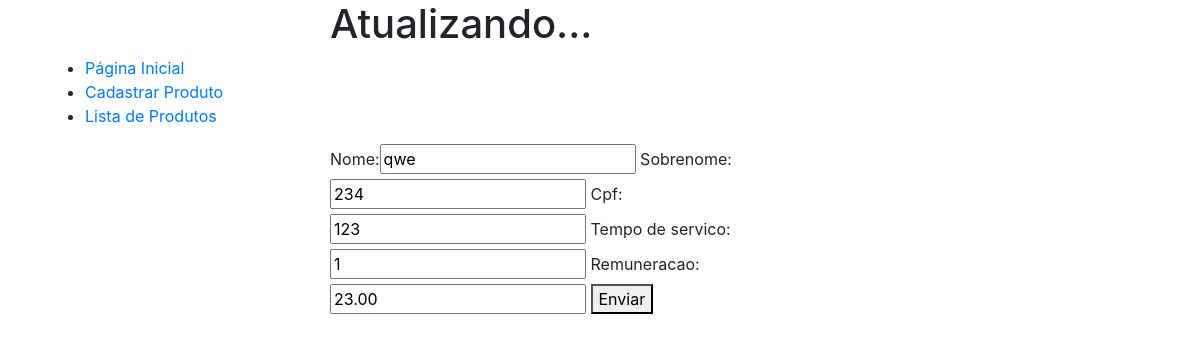
/produto/4, run on the app's committed database.
### helloworld/models.py (models this page shows)
class Produto(models.Model):
    nome = models.CharField(
        max_length=255,
        null=False,
        blank=False
    )
    sobrenome = models.CharField(
        max_length=255,
        null=False,
        blank=False
    )
    cpf = models.CharField(
        max_length=14,
        null=False,
        blank=False
    )
    tempo_de_servico = models.IntegerField(
        default=0,
        null=False,
        blank=False
    )
    remuneracao = models.DecimalField(
        max_digits=8,
        decimal_places=2,
        null=False,
        blank=False
    )
    objetos = models.Manager()

### website/views.py (the view)
# urls.py: path('produto/<pk>', ProdutoUpdateView.as_view(), name="atualiza_produto"),
class ProdutoUpdateView(UpdateView):
    template_name = "website/atualiza.html"
    model = Produto
    fields = '__all__'
    context_object_name = 'produto'
    success_url = reverse_lazy("website:lista_produtos")

### website/templates/website/atualiza.html (shortened to what this page needs)
{% extends "base.html" %}
{% block title %}Atualizando... {% endblock %}

### website/templates/base.html (shortened to what this page needs)
<!doctype html>
<html lang="en">
  <head>
    <link rel="stylesheet" href="https://stackpath.bootstrapcdn.com/bootstrap/4.3.1/css/bootstrap.min.css"
>
  </head>
  <body>
    <div class="container">
      <div class="row">
          <div class='col-6 mx-auto'>
              <h1>{% block title %} CFE {% endblock %}</h1>
          </div>
      </div>
      <ul>
          <li><a href="{% url 'website:index' %}">Página Inicial</a></li>
          <li><a href="{% url 'website:cadastra_produto' %}">Cadastrar Produto</a></li>
          <li><a href="{% url 'website:lista_produtos' %}">Lista de Produtos</a></li>
      </ul>
      <div class="row">
          <div class='col-6 mx-auto'>
        <form method="post">
            {{ form }}
            <button>Enviar</button>
        </form>
      </div>
    </div>
  </div>
  </body>
</html>

### data on the page
Produto: nome "qwe", sobrenome "234", cpf "123", tempo_de_servico "1", remuneracao "23.00"
